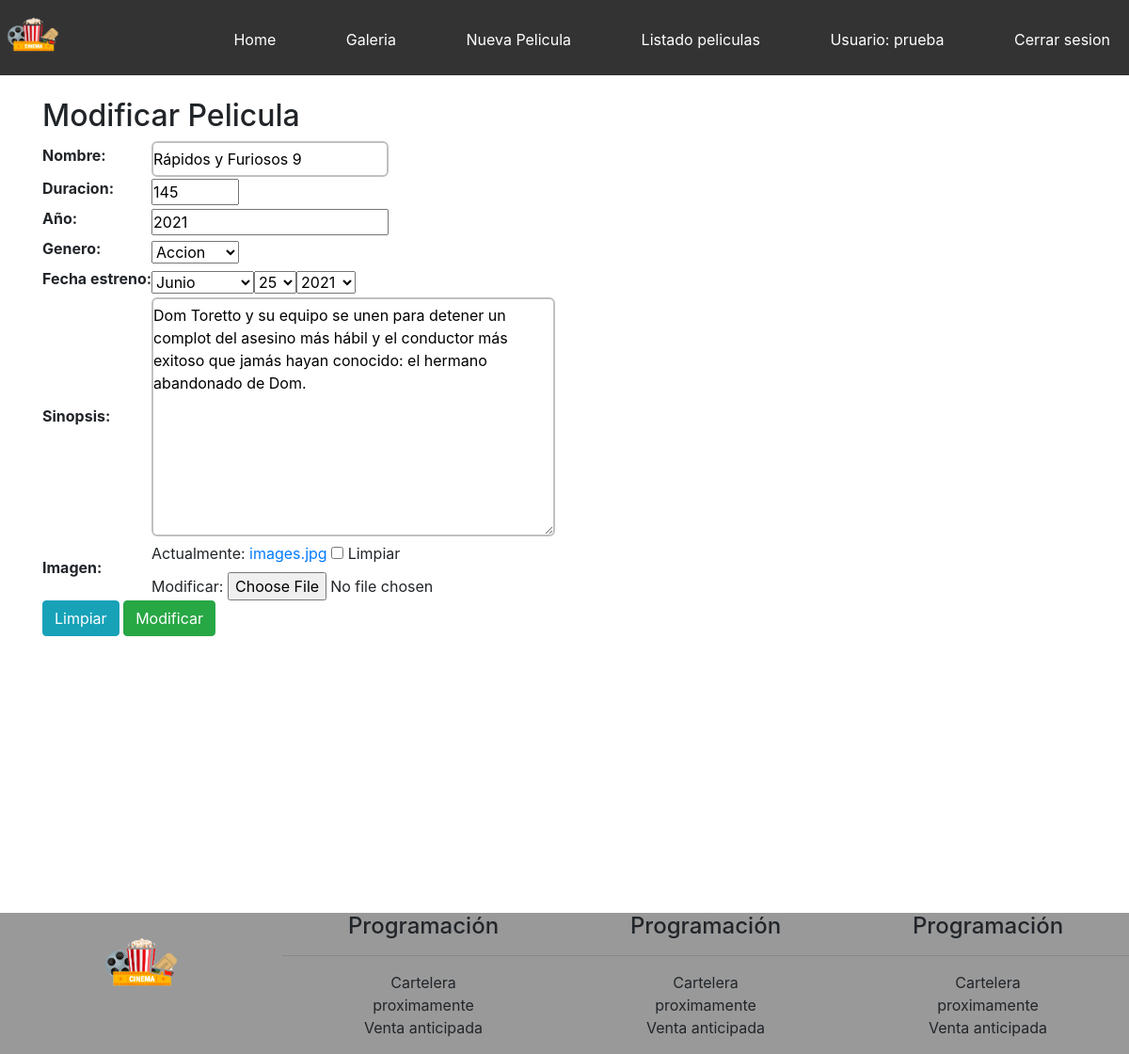
/modificar-pelicula/14/ (signed in), run on the app's committed database.
### core/models.py (models this page shows, shortened)
class Pelicula(models.Model):
    nombre = models.CharField(max_length=200)
    duracion = models.IntegerField()
    anio = models.IntegerField(verbose_name="Año")
    genero = models.ForeignKey(Genero, on_delete=models.CASCADE)
    sinopsis = models.TextField(null=True, blank=True)
    fecha_estreno = models.DateField(null=True, blank=True)
    imagen = models.ImageField(null=True, blank=True)

class Genero(models.Model):
    nombre = models.CharField(max_length=80)
    def __str__(self):
        return self.nombre

### core/views.py (the view)
# urls.py: path('modificar-pelicula/<id>/', modificar_pelicula, name="modificar_pelicula"),
@permission_required('core.change_pelicula')
def modificar_pelicula(request, id):
    pelicula = Pelicula.objects.get(id=id)
    data = {
        'form': PeliculaForm(instance=pelicula)
    }
    if request.method == 'POST':
        formulario = PeliculaForm(data=request.POST, instance=pelicula, files=request.FILES)
        if formulario.is_valid():
            formulario.save()
            data['mensaje'] = "Modificado correctamente"
        data['form'] = PeliculaForm(instance=Pelicula.objects.get(id=id))
    return render(request, 'core/modificar_pelicula.html', data)

### core/forms.py (shortened to what this page needs)
class PeliculaForm(ModelForm):
    nombre = forms.CharField(min_length=2, max_length=200)
    duracion = forms.IntegerField(min_value=5, max_value=500)
    class Meta:
        model = Pelicula
        fields = ['nombre', 'duracion', 'anio', 'genero', 'fecha_estreno', 'sinopsis', 'imagen']
        widgets = {
            'fecha_estreno':forms.SelectDateWidget(years=range(1945, 2030))
        }

### core/templates/core/modificar_pelicula.html (shortened to what this page needs)
{% extends 'core/base.html' %}
{% block contenido %}
<h2>Modificar Pelicula</h2>
<form action=""  method="POST" enctype="multipart/form-data">
    <table>
        {{ form.as_table }}
    </table>
    <div>
    <input type="reset" value="Limpiar"  class="btn btn-info">
    <input type="submit" value="Modificar" class="btn btn-success">
    </div>
</form>
{% endblock %}

### core/templates/core/base.html (shortened to what this page needs)
<!DOCTYPE html>
<html lang="es">
<head>
    {% load static %}
    <link rel="stylesheet" href="{% static 'core/css/estilos.css' %}">
    <link rel="stylesheet" href="https://stackpath.bootstrapcdn.com/bootstrap/4.3.1/css/bootstrap.min.css">
</head>
<body>
    <header>
        <img src="{% static 'core/img/logo.png' %}" alt="Logo" class="logo">
        <nav>
                <ul>
                        <li>
                            <a href="{% url 'home' %}">Home</a>
                        </li>
                        <li>
                            <a href="{% url 'galeria' %}">Galeria</a>
                        </li>
                        <li>
                            <a href="{% url 'nueva_pelicula' %}">Nueva Pelicula</a>
                        </li>
                        <li>
                            <a href="{% url 'listado_peliculas' %}">Listado peliculas</a>
                        </li>
                        {% if user.is_authenticated %}
                        <li>
                            <a href="#">Usuario: {{ user.username }}</a>
                        </li>
                        <li>
                            <a href="{% url 'logout' %}">Cerrar sesion</a>
                        </li>
                        {% endif %}
                </ul>
        </nav>
    </header>
    <div id="principal">
       <br>
        <div class="container">
            {% block contenido %}
            {% endblock %}
        </div>
    </div>
    <footer class="hide_on_mobile">
        <div>
            <img src="{% static 'core/img/logo.png' %}" alt="logo" class="logo_footer">
        </div>
        <div>
            <h4>Programación</h4>
            <hr>
            <ul>
                <li>Cartelera</li>
                <li>proximamente</li>
                <li>Venta anticipada</li>
            </ul>
        </div>
        <div>
                <h4>Programación</h4>
                <hr>
                <ul>
                    <li>Cartelera</li>
                    <li>proximamente</li>
                    <li>Venta anticipada</li>
                </ul>
        </div>
        <div>
                <h4>Programación</h4>
                <hr>
                <ul>
                    <li>Cartelera</li>
                    <li>proximamente</li>
                    <li>Venta anticipada</li>
                </ul>
        </div>
    </footer>
</body>
</html>

### core/static/core/css/estilos.css (style rules this page uses)
* { margin:0; padding: 0; }
body { background-color:rgb(219, 219, 219); font-family: fantasy; position: relative; padding-bottom: 15em; }
header { width: 100%; height: 80px; background-color:#333; transition: all 0.5s; }
#principal { width: 100%; min-height: 100vh; height: auto; }
footer { width: 100%; height: 150px; background-color:#999; text-align: center; position: absolute; bottom: 0%; }
nav { width: auto; float:right; }
nav > ul > li { display: inline-block; margin-left:30px; padding:30px 20px; transition: all 0.5s; }
nav > ul > li > a { color:white; text-decoration: none; }
.logo { width: 70px; }
footer > div { width: 25%; float:left; }
footer li { list-style: none; }
.logo_footer { width: 100px; margin:auto; display: block; }
.hide_on_mobile { display: block; }
label { display: block; }
input[type=text], input[type=email], textarea { border: 2px solid silver; padding:5px 0; border-radius: 6px; }
.btn { padding: 5px; border:2px solid silver; border-radius: 15px; }

### data on the page
Pelicula: nombre "Rápidos y Furiosos 9", duracion "145", anio "2021", genero "Accion", sinopsis "Dom Toretto y su equipo se unen para detener un complot del asesino más hábil y el conductor más exitoso que jamás hayan conocido: el hermano abandonado de Dom."

### other printed values
{{ user.username }} "prueba"
